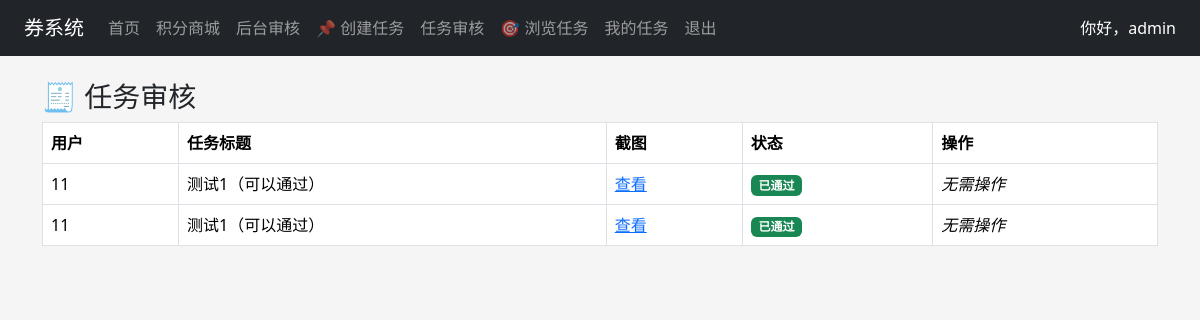
/task_review (signed in), run on the app's committed database.
### tables this page shows
CREATE TABLE task_submissions (
                id INTEGER PRIMARY KEY AUTOINCREMENT,
                username TEXT,
                task_id INTEGER,
                image_path TEXT,
                status TEXT DEFAULT '待审核'
            , submit_time TEXT);

CREATE TABLE tasks (
            id INTEGER PRIMARY KEY AUTOINCREMENT,
            title TEXT NOT NULL,
            description TEXT,
            reward_points INTEGER,
            deadline TEXT
        );

### app.py (the view)
@app.route('/task_review')
def task_review():
    if 'username' not in session or session['username'] != 'admin':
        return redirect('/login')
    conn = sqlite3.connect('data.db')
    c = conn.cursor()
    c.execute('''
        SELECT ts.id, ts.username, t.title, ts.image_path, ts.status
        FROM task_submissions ts
        JOIN tasks t ON ts.task_id = t.id
        ORDER BY ts.id DESC
    ''')
    submissions = c.fetchall()
    conn.close()
    return render_template('task_review.html', submissions=submissions)

### templates/task_review.html
{% extends "layout.html" %}
{% block content %}
<h3>🧾 任务审核</h3>
<table class="table table-bordered">
  <thead>
    <tr>
      <th>用户</th>
      <th>任务标题</th>
      <th>截图</th>
      <th>状态</th>
      <th>操作</th>
    </tr>
  </thead>
  <tbody>
    {% for s in submissions %}
    <tr>
      <td>{{ s[1] }}</td>
      <td>{{ s[2] }}</td>
      <td>
        <a href="{{ url_for('static', filename='uploads/' + s[3]) }}" target="_blank">查看</a>
      </td>
      <td>
        {% if s[4] == '待审核' %}
          <span class="badge bg-warning text-dark">待审核</span>
        {% elif s[4] == '已通过' %}
          <span class="badge bg-success">已通过</span>
        {% elif s[4] == '已退回' %}
          <span class="badge bg-secondary">已退回</span>
        {% else %}
          <span class="badge bg-light text-dark">未知状态</span>
        {% endif %}
      </td>
      <td>
        {% if s[4] == '待审核' %}
          <form method="POST" action="/task_review/{{ s[0] }}/approve" style="display:inline;">
            <button class="btn btn-sm btn-success">通过</button>
          </form>
          <form method="POST" action="/task_review/{{ s[0] }}/return" style="display:inline;">
            <button class="btn btn-sm btn-warning">退回</button>
          </form>
          <form method="POST" action="/task_review/{{ s[0] }}/delete" style="display:inline;"
                onsubmit="return confirm('确认删除该记录？');">
            <button class="btn btn-sm btn-outline-danger">删除</button>
          </form>
        {% else %}
          <em>无需操作</em>
        {% endif %}
      </td>
    </tr>
    {% endfor %}
  </tbody>
</table>
{% endblock %}

### static/css/shop.css (style rules this page uses)
body { background-color: #f5f5f5; }

### data on the page
task_submissions: username "11", title "测试1（可以通过）", status "已通过"
task_submissions: username "11", title "测试1（可以通过）", status "已通过"

### other printed values
{{ session['username'] }} "admin"
